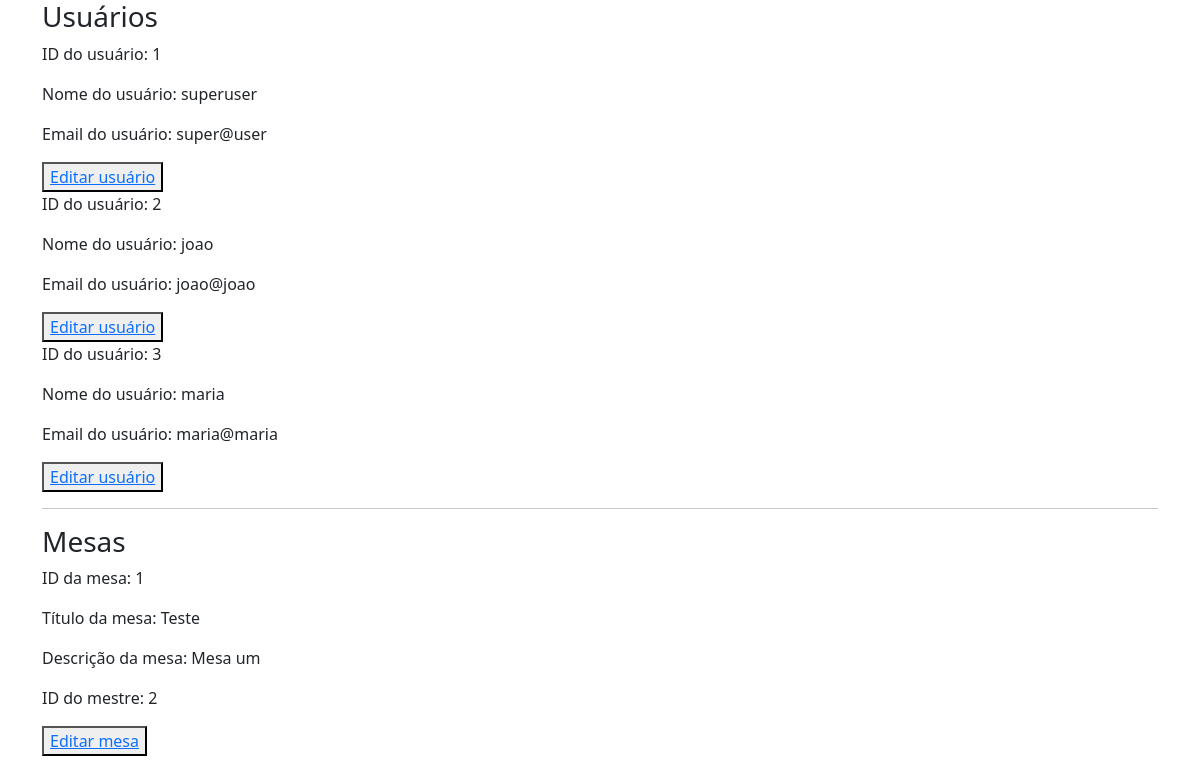
The app's page /dashboard/superuser (signed in), older data.
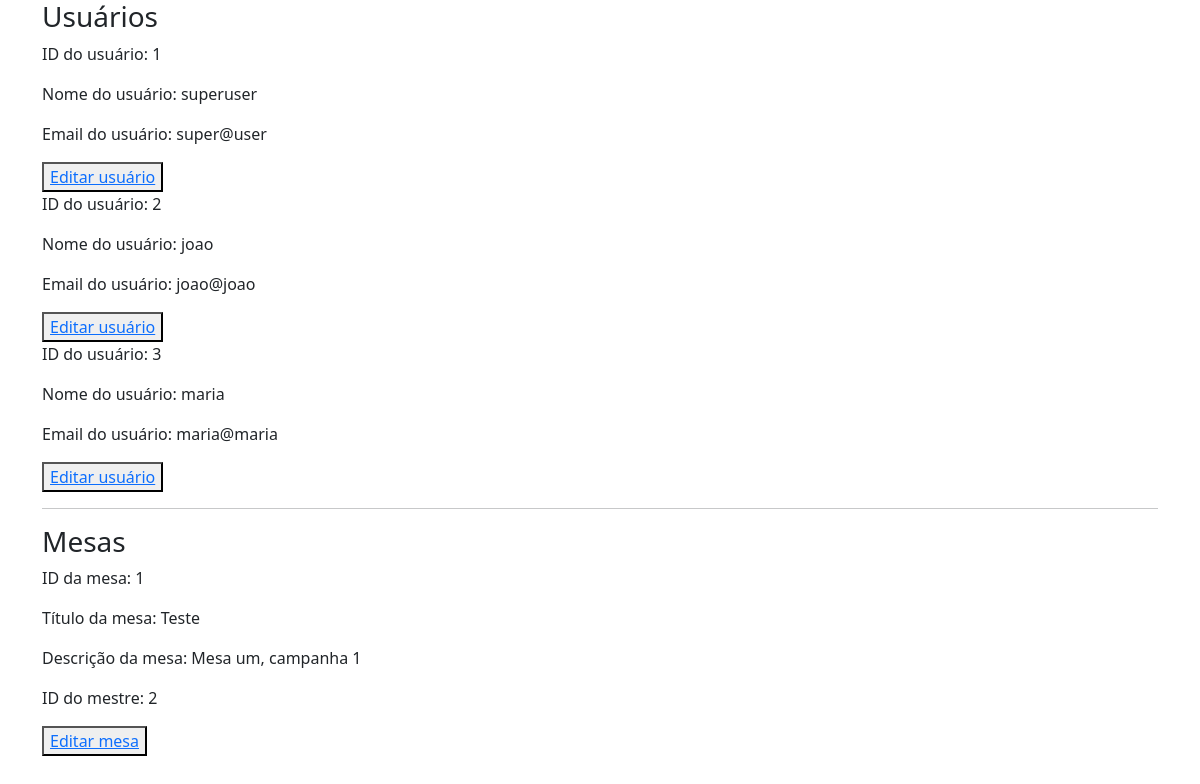
The same page, newer data.
### tables this page shows
CREATE TABLE tb_mesas(
    mes_id INTEGER PRIMARY KEY,
    mes_titulo TEXT,
    mes_descricao TEXT,
    mes_usu_idmestre INTEGER,
    FOREIGN KEY (mes_usu_idmestre) REFERENCES tb_usuarios(usu_id));

### App.php (called while the page is built)
<?php
class App
{
    public static function run () {
        $uri = parse_url($_SERVER['REQUEST_URI'], PHP_URL_PATH);
        $method = $_SERVER['REQUEST_METHOD'];
        Route::rotear ($uri, $method);
    }
}
?>

### index.php (called while the page is built, shortened)
<?php
include __DIR__ . '/Route.php';
include __DIR__ . '/App.php';
include __DIR__ . '/models/Usuarios.php';
include __DIR__ . '/models/Mesas.php';
include __DIR__ . '/database.php';
App::run();
?>

### database.php (called while the page is built, shortened)
<?php
function connection() : SQLite3 {
    return new SQLite3('database.db');
}
$superuser = new Usuarios(connection());
if (!$superuser->find('super@user')) {
    $superuser->save('superuser', 'super@user', 'adm123321', 'adm');
}
?>

### models/Usuarios.php (called while the page is built, shortened)
<?php
class Usuarios
{
    protected $conn;
    public function __construct(SQLite3 $connection) {
        $this->conn = $connection;
    }
    public function find (string $email) : Array | bool {
        $query = "SELECT * FROM tb_usuarios WHERE usu_email=:usu_email";
        $sttm = $this->conn->prepare($query);
        $sttm->bindValue(":usu_email", $email);
        $result = $sttm->execute();
        return $result->fetchArray();
    }
    public function getAll() {
        $result = $this->conn->query("SELECT * FROM tb_usuarios");
        $usuarios = array();
        while($usuario = $result->fetchArray()) {
            array_push($usuarios, [
                'usu_id' => $usuario['usu_id'],
                'usu_nome' => $usuario['usu_nome'],
                'usu_email' => $usuario['usu_email'],
                'usu_senha' => $usuario['usu_senha']
            ]);
        }
        return $usuarios;
    }
}
?>

### models/Mesas.php (called while the page is built, shortened)
<?php
class Mesas {
    static $conn;
    public static function getAll() {
        $db_conn = self::$conn ?? connection();
        $result = $db_conn->query('SELECT * FROM tb_mesas');
        $mesas = array();
        while ($mesa = $result->fetchArray()) {
            array_push($mesas, [
                'mes_id' => $mesa['mes_id'],
                'mes_titulo' => $mesa['mes_titulo'],
                'mes_descricao' => $mesa['mes_descricao'],
                'mes_usu_idmestre' => $mesa['mes_usu_idmestre'],
            ]);
        }
        return $mesas;
    }
}

### pages/superuser/index.php (the view, shortened to what this page needs)
<!DOCTYPE html>
<html lang="en">
<head>
    <link href="https://cdn.jsdelivr.net/npm/bootstrap@5.3.0/dist/css/bootstrap.min.css" rel="stylesheet"
>
    <link rel="stylesheet" href="https://use.fontawesome.com/releases/v5.7.2/css/all.css">
    <link rel="stylesheet" href="https://cdnjs.cloudflare.com/ajax/libs/jquery/3.2.1/jquery.min.js">
</head>
<body>
    <div class="container">
    <h3>Usuários</h3>
    <?php
    foreach ($usuarios as $usuario) {
    ?>
    <p>ID do usuário: <?= $usuario['usu_id'] ?></p>
    <p>Nome do usuário: <?= $usuario['usu_nome'] ?></p>
    <p>Email do usuário: <?= $usuario['usu_email'] ?></p>
    <button>
        <a href="/dashboard/superuser/user?user_email=<?= urlencode($usuario['usu_email']) ?>">Editar usuário</a>
    </button>
    <?php
    }
    ?>
    <hr>
    <h3>Mesas</h3>
    <?php
    foreach ($mesas as $mesa) {
    ?>
    <p>ID da mesa: <?= $mesa['mes_id'] ?></p>
    <p>Título da mesa: <?= $mesa['mes_titulo'] ?></p>
    <p>Descrição da mesa: <?= $mesa['mes_descricao'] ?></p>
    <p>ID do mestre: <?= $mesa['mes_usu_idmestre'] ?></p>
    <button>
        <a href="/dashboard/superuser/mesa?mesa=<?= urlencode($mesa['mes_id']) ?>">Editar mesa</a>
    </button>
    <?php
    }
    ?>
    </div>
</body>
</html>

### Route.php (shortened to what this page needs)
<?php
class Route
{
    protected static $routes;
    protected $caminho;
    protected $controller;
    protected $method;
    public function __construct (string $caminho, string $controller, string $method, string $profile) {
        $this->caminho = $caminho;
        $this->controller = $controller;
        $this->method = $method;
    }
    public function getCaminho () : string {
        return $this->caminho;
    }
    public function getController () : string {
        return $this->controller;
    }
    public function getMethod () : string {
        return $this->method;
    }
    public static function get (string $caminho, string $controller, string $profile) : Route {
        if (self::$routes == NULL) {
            self::$routes = [];
        }
        $rota = new Route($caminho, $controller, 'GET', $profile);
        array_push(self::$routes, $rota);
        return $rota;
    }
    public static function post (string $caminho, string $controller, string $profile) : Route {
        $rota = new Route($caminho, $controller, 'POST', $profile);
        array_push(self::$routes, $rota);
        return $rota;
    }
    public static function rotear (string $caminho, string $method) {
        foreach (self::$routes as $rota) {
            if ($rota->getCaminho() == $caminho) {
                if ($rota->getMethod() == $method) {
                    include __DIR__ . $rota->getController();
                    exit;
                } else {
                    echo "Método inadequado";
                    exit;
                }
            }
        }
        exit;
    }
}

Row changes from the older to the newer data that the page shows:
changed tb_mesas "Teste": mes_descricao "Mesa um" → "Mesa um, campanha 1"
